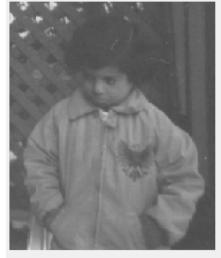
#> input picture Digital Image Processing/pout-dark.jpg, 221 x 258 px
$ python a5_1.py
#> lines starting #> are read from the running program, lines starting #| are printed output that depends on the picture
import cv2
import matplotlib.pyplot as plt
import cv2
import numpy as np


def histogram_matching(img, ref):
    # Calculate histogram of the input and reference images
    hist_img, bins_img = np.histogram(img.flatten(), 256, [0, 256])
    hist_ref, bins_ref = np.histogram(ref.flatten(), 256, [0, 256])

    # Calculate cumulative distribution function (CDF) for input and reference images
    cdf_img = hist_img.cumsum()
    cdf_img = (cdf_img / float(cdf_img.max())) * 255
    cdf_ref = hist_ref.cumsum()
    cdf_ref = (cdf_ref / float(cdf_ref.max())) * 255

    # Create a lookup table
    lut = np.zeros(256, dtype=np.uint8)
    j = 0
    for i in range(len(cdf_img)):
        while j < len(cdf_ref) and cdf_ref[j] < cdf_img[i]:
            j += 1
        lut[i] = j

    # Apply the lookup table to the input image
    matched_img = cv2.LUT(img, lut)

    return matched_img


img = cv2.imread('./pout-dark.jpg', cv2.IMREAD_GRAYSCALE)
#> img is the input picture: shape (258, 221); min 70, max 255, mean 123.5

histogram = [0] * 256
for i in range(img.shape[0]):
    for j in range(img.shape[1]):
        intensity = img[i][j]
        histogram[intensity] += 1
#> after the loop, histogram = 256 values, max 1984 at index 240, min 0 at index 0, mean 222.7

cdf = [0] * 256
cdf[0] = histogram[0]
for i in range(1, 256):
    cdf[i] = cdf[i-1] + histogram[i]
#> after the loop, cdf = 256 values from 0 to 57018

map = [0] * 256
pixels = img.shape[0] * img.shape[1]
#> pixels = 57018
for i in range(256):
    map[i] = int(round((cdf[i] * 255.0) / pixels))
#> after the loop, map = 256 values from 0 to 255

equalized = img.copy()
for i in range(img.shape[0]):
    for j in range(img.shape[1]):
        equalized[i][j] = map[img[i][j]]
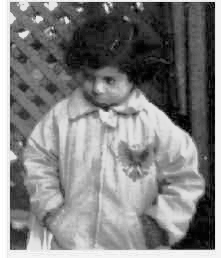
#> equalized: shape (258, 221); min 0, max 255, mean 129.3

cv2.imshow('Original', img)
cv2.imshow('Equalized', equalized)
cv2.waitKey(0)

ref = cv2.imread('pout-bright.jpg', 0)
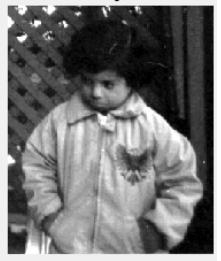
#> input picture Digital Image Processing/pout-bright.jpg, 221 x 261 px
#> ref is the input picture: shape (261, 221); min 0, max 255, mean 114.2
img_specification = histogram_matching(img, ref)
#> in histogram_matching, `hist_img, bins_img = np.histogram(img.flatten(), 256, [0, 256])`: hist_img has the same summary as histogram outside histogram_matching; bins_img = 257 values from 0 to 256
#> in histogram_matching, `hist_ref, bins_ref = np.histogram(ref.flatten(), 256, [0, 256])`: hist_ref = 256 values, max 1953 at index 240, min 35 at index 251, mean 225.3; bins_ref = 257 values from 0 to 256
#> in histogram_matching, `cdf_img = hist_img.cumsum()`: cdf_img = 256 values from 0 to 57018
#> in histogram_matching, `cdf_img = (cdf_img / float(cdf_img.max())) * 255`: cdf_img = 256 values from 0 to 255
#> in histogram_matching, `cdf_ref = hist_ref.cumsum()`: cdf_ref = 256 values from 302 to 57681
#> in histogram_matching, `cdf_ref = (cdf_ref / float(cdf_ref.max())) * 255`: cdf_ref = 256 values from 1.34 to 255
#> after the loop in histogram_matching, `for i in range(len(cdf_img)):`: j = 255; lut = 256 values from 0 to 255
#> in histogram_matching, `matched_img = cv2.LUT(img, lut)`:
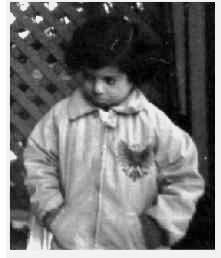
#> matched_img: shape (258, 221); min 0, max 255, mean 115.7

cv2.imshow('Reference', ref)
cv2.imshow('Specification', img_specification)
cv2.waitKey(0)
cv2.destroyAllWindows()
